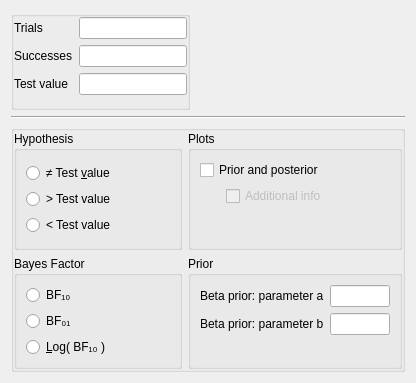
<?xml version="1.0" encoding="UTF-8"?>
<ui version="4.0">
 <class>SummaryStatsBinomialTestBayesianForm</class>
 <widget class="QWidget" name="SummaryStatsBinomialTestBayesianForm">
  <property name="geometry">
   <rect>
    <x>0</x>
    <y>0</y>
    <width>416</width>
    <height>362</height>
   </rect>
  </property>
  <property name="sizePolicy">
   <sizepolicy hsizetype="Preferred" vsizetype="Preferred">
    <horstretch>0</horstretch>
    <verstretch>0</verstretch>
   </sizepolicy>
  </property>
  <property name="windowTitle">
   <string>Form</string>
  </property>
  <layout class="QVBoxLayout" name="verticalLayout_2">
   <item>
    <widget class="GroupBox" name="groupBox">
     <property name="sizePolicy">
      <sizepolicy hsizetype="Fixed" vsizetype="Maximum">
       <horstretch>0</horstretch>
       <verstretch>0</verstretch>
      </sizepolicy>
     </property>
     <property name="title">
      <string/>
     </property>
     <layout class="QFormLayout" name="formLayout">
      <property name="labelAlignment">
       <set>Qt::AlignLeading|Qt::AlignLeft|Qt::AlignVCenter</set>
      </property>
      <property name="leftMargin">
       <number>0</number>
      </property>
      <property name="topMargin">
       <number>0</number>
      </property>
      <property name="rightMargin">
       <number>0</number>
      </property>
      <property name="bottomMargin">
       <number>12</number>
      </property>
      <item row="0" column="0">
       <widget class="QLabel" name="label_5">
        <property name="text">
         <string>Trials</string>
        </property>
       </widget>
      </item>
      <item row="0" column="1">
       <widget class="BoundTextBox" name="trials"/>
      </item>
      <item row="1" column="0">
       <widget class="QLabel" name="label_4">
        <property name="text">
         <string>Successes</string>
        </property>
       </widget>
      </item>
      <item row="1" column="1">
       <widget class="BoundTextBox" name="successes"/>
      </item>
      <item row="2" column="0">
       <widget class="QLabel" name="label">
        <property name="text">
         <string>Test value</string>
        </property>
       </widget>
      </item>
      <item row="2" column="1">
       <widget class="BoundTextBox" name="testValue"/>
      </item>
     </layout>
    </widget>
   </item>
   <item>
    <widget class="Line" name="line">
     <property name="orientation">
      <enum>Qt::Horizontal</enum>
     </property>
    </widget>
   </item>
   <item>
    <widget class="GroupBox" name="groupBox_3">
     <property name="sizePolicy">
      <sizepolicy hsizetype="Preferred" vsizetype="Preferred">
       <horstretch>0</horstretch>
       <verstretch>0</verstretch>
      </sizepolicy>
     </property>
     <property name="title">
      <string/>
     </property>
     <property name="alignment">
      <set>Qt::AlignLeading|Qt::AlignLeft|Qt::AlignTop</set>
     </property>
     <layout class="QGridLayout" name="gridLayout">
      <property name="sizeConstraint">
       <enum>QLayout::SetDefaultConstraint</enum>
      </property>
      <property name="leftMargin">
       <number>0</number>
      </property>
      <property name="topMargin">
       <number>0</number>
      </property>
      <property name="rightMargin">
       <number>0</number>
      </property>
      <property name="bottomMargin">
       <number>0</number>
      </property>
      <item row="0" column="2">
       <widget class="BoundGroupBox" name="plotsGroup">
        <property name="sizePolicy">
         <sizepolicy hsizetype="Preferred" vsizetype="Minimum">
          <horstretch>0</horstretch>
          <verstretch>0</verstretch>
         </sizepolicy>
        </property>
        <property name="title">
         <string>Plots</string>
        </property>
        <property name="alignment">
         <set>Qt::AlignLeading|Qt::AlignLeft|Qt::AlignTop</set>
        </property>
        <layout class="QGridLayout" name="gridLayout_2">
         <item row="2" column="1">
          <widget class="BoundCheckBox" name="plotPriorAndPosteriorAdditionalInfo">
           <property name="enabled">
            <bool>false</bool>
           </property>
           <property name="layoutDirection">
            <enum>Qt::LeftToRight</enum>
           </property>
           <property name="text">
            <string>Additional info</string>
           </property>
          </widget>
         </item>
         <item row="3" column="1">
          <spacer name="verticalSpacer">
           <property name="orientation">
            <enum>Qt::Vertical</enum>
           </property>
           <property name="sizeHint" stdset="0">
            <size>
             <width>20</width>
             <height>20</height>
            </size>
           </property>
          </spacer>
         </item>
         <item row="2" column="0">
          <widget class="QWidget" name="widget" native="true">
           <property name="maximumSize">
            <size>
             <width>20</width>
             <height>16777215</height>
            </size>
           </property>
          </widget>
         </item>
         <item row="1" column="0" colspan="2">
          <widget class="BoundCheckBox" name="plotPriorAndPosterior">
           <property name="text">
            <string>Prior and posterior</string>
           </property>
          </widget>
         </item>
        </layout>
       </widget>
      </item>
      <item row="1" column="0">
       <widget class="BoundGroupBox" name="bayesFactorType">
        <property name="sizePolicy">
         <sizepolicy hsizetype="MinimumExpanding" vsizetype="Preferred">
          <horstretch>0</horstretch>
          <verstretch>0</verstretch>
         </sizepolicy>
        </property>
        <property name="title">
         <string>Bayes Factor</string>
        </property>
        <property name="alignment">
         <set>Qt::AlignLeading|Qt::AlignLeft|Qt::AlignTop</set>
        </property>
        <property name="flat">
         <bool>false</bool>
        </property>
        <layout class="QVBoxLayout" name="verticalLayout_4">
         <item>
          <widget class="QRadioButton" name="_1">
           <property name="sizePolicy">
            <sizepolicy hsizetype="Fixed" vsizetype="Fixed">
             <horstretch>0</horstretch>
             <verstretch>0</verstretch>
            </sizepolicy>
           </property>
           <property name="text">
            <string>BF₁₀</string>
           </property>
          </widget>
         </item>
         <item>
          <widget class="QRadioButton" name="_2">
           <property name="sizePolicy">
            <sizepolicy hsizetype="Fixed" vsizetype="Fixed">
             <horstretch>0</horstretch>
             <verstretch>0</verstretch>
            </sizepolicy>
           </property>
           <property name="text">
            <string>BF₀₁</string>
           </property>
          </widget>
         </item>
         <item>
          <widget class="QRadioButton" name="_3">
           <property name="sizePolicy">
            <sizepolicy hsizetype="Fixed" vsizetype="Fixed">
             <horstretch>0</horstretch>
             <verstretch>0</verstretch>
            </sizepolicy>
           </property>
           <property name="text">
            <string>&amp;Log( BF₁₀ )</string>
           </property>
          </widget>
         </item>
        </layout>
       </widget>
      </item>
      <item row="1" column="2">
       <widget class="BoundGroupBox" name="missingValues">
        <property name="sizePolicy">
         <sizepolicy hsizetype="Preferred" vsizetype="Preferred">
          <horstretch>0</horstretch>
          <verstretch>0</verstretch>
         </sizepolicy>
        </property>
        <property name="title">
         <string>Prior</string>
        </property>
        <property name="alignment">
         <set>Qt::AlignLeading|Qt::AlignLeft|Qt::AlignTop</set>
        </property>
        <property name="flat">
         <bool>false</bool>
        </property>
        <layout class="QFormLayout" name="formLayout_2">
         <property name="labelAlignment">
          <set>Qt::AlignLeading|Qt::AlignLeft|Qt::AlignVCenter</set>
         </property>
         <item row="0" column="0">
          <widget class="QLabel" name="label_2">
           <property name="text">
            <string>Beta prior: parameter a</string>
           </property>
          </widget>
         </item>
         <item row="0" column="1">
          <widget class="BoundTextBox" name="betaPriorParamA">
           <property name="maximumSize">
            <size>
             <width>60</width>
             <height>16777215</height>
            </size>
           </property>
          </widget>
         </item>
         <item row="1" column="0">
          <widget class="QLabel" name="label_3">
           <property name="text">
            <string>&lt;html&gt;&lt;head/&gt;&lt;body&gt;&lt;p&gt;Beta prior: parameter b&lt;/p&gt;&lt;/body&gt;&lt;/html&gt;</string>
           </property>
          </widget>
         </item>
         <item row="1" column="1">
          <widget class="BoundTextBox" name="betaPriorParamB">
           <property name="maximumSize">
            <size>
             <width>60</width>
             <height>16777215</height>
            </size>
           </property>
          </widget>
         </item>
         <item row="2" column="0">
          <spacer name="verticalSpacer_2">
           <property name="orientation">
            <enum>Qt::Vertical</enum>
           </property>
           <property name="sizeHint" stdset="0">
            <size>
             <width>20</width>
             <height>10</height>
            </size>
           </property>
          </spacer>
         </item>
        </layout>
       </widget>
      </item>
      <item row="0" column="0">
       <widget class="BoundGroupBox" name="hypothesis">
        <property name="title">
         <string>Hypothesis</string>
        </property>
        <property name="alignment">
         <set>Qt::AlignLeading|Qt::AlignLeft|Qt::AlignTop</set>
        </property>
        <property name="flat">
         <bool>false</bool>
        </property>
        <layout class="QVBoxLayout" name="verticalLayout_3">
         <property name="topMargin">
          <number>12</number>
         </property>
         <property name="bottomMargin">
          <number>12</number>
         </property>
         <item>
          <widget class="QRadioButton" name="_1twoTailed">
           <property name="sizePolicy">
            <sizepolicy hsizetype="Fixed" vsizetype="Fixed">
             <horstretch>0</horstretch>
             <verstretch>0</verstretch>
            </sizepolicy>
           </property>
           <property name="text">
            <string>≠ Test &amp;value</string>
           </property>
          </widget>
         </item>
         <item>
          <widget class="QRadioButton" name="_2oneTailedGreaterThan">
           <property name="sizePolicy">
            <sizepolicy hsizetype="Fixed" vsizetype="Fixed">
             <horstretch>0</horstretch>
             <verstretch>0</verstretch>
            </sizepolicy>
           </property>
           <property name="text">
            <string>&gt; Test value</string>
           </property>
          </widget>
         </item>
         <item>
          <widget class="QRadioButton" name="_3oneTailedLessThan">
           <property name="sizePolicy">
            <sizepolicy hsizetype="Fixed" vsizetype="Fixed">
             <horstretch>0</horstretch>
             <verstretch>0</verstretch>
            </sizepolicy>
           </property>
           <property name="text">
            <string>&lt; Test value</string>
           </property>
          </widget>
         </item>
        </layout>
       </widget>
      </item>
     </layout>
    </widget>
   </item>
  </layout>
 </widget>
 <customwidgets>
  <customwidget>
   <class>GroupBox</class>
   <extends>QGroupBox</extends>
   <header>widgets/groupbox.h</header>
   <container>1</container>
  </customwidget>
  <customwidget>
   <class>BoundTextBox</class>
   <extends>QLineEdit</extends>
   <header>widgets/boundtextbox.h</header>
  </customwidget>
  <customwidget>
   <class>BoundGroupBox</class>
   <extends>QGroupBox</extends>
   <header>widgets/boundgroupbox.h</header>
   <container>1</container>
  </customwidget>
  <customwidget>
   <class>BoundCheckBox</class>
   <extends>QCheckBox</extends>
   <header>widgets/boundcheckbox.h</header>
  </customwidget>
 </customwidgets>
 <resources/>
 <connections>
  <connection>
   <sender>plotPriorAndPosterior</sender>
   <signal>toggled(bool)</signal>
   <receiver>plotPriorAndPosteriorAdditionalInfo</receiver>
   <slot>setEnabled(bool)</slot>
   <hints>
    <hint type="sourcelabel">
     <x>306</x>
     <y>142</y>
    </hint>
    <hint type="destinationlabel">
     <x>319</x>
     <y>165</y>
    </hint>
   </hints>
  </connection>
 </connections>
</ui>
